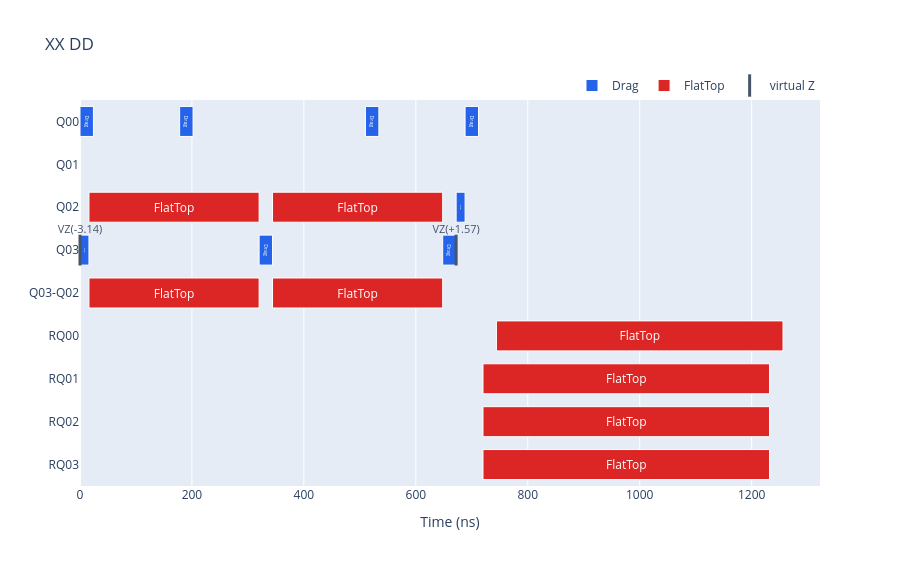

Notebook cell for this chart:
### Markdown cell above
## A sparser alternative: XX

The `"xx"` sequence places just two echo pulses in the same window:

### Code cell
dd_xx = build_dynamical_decoupling_pass_manager(
    backend,
    sequence="xx",
    scheduling_method="asap",
)
schedule_xx = backend.validate(dd_xx.run(physical))[0]
build_pulse_schedule_timeline_figure(schedule_xx, title="XX DD").show()

### Figure 1 — Plotly figure (JSON) as saved in the notebook; plotly's stock layout.template omitted (floating-point values rounded to 4 significant figures)
{"data": [{"base": [0, 178, 510, 688, 672, 0, 320, 648], "hovertemplate": "Drag<br>start=%{base:.1f} ns<br>duration=%{x:.1f} ns<extra></extra>", "insidetextanchor": "middle", "marker": {"color": "#2563eb", "line": {"color": "#ffffff", "width": 1}}, "name": "Drag", "orientation": "h", "text": "Drag", "textposition": "inside", "type": "bar", "x": [24, 24, 24, 24, 16, 16, 24, 24], "y": ["Q00", "Q00", "Q00", "Q00", "Q02", "Q03", "Q03", "Q03"]}, {"base": [16, 344, 16, 344, 744, 720, 720, 720], "hovertemplate": "FlatTop<br>start=%{base:.1f} ns<br>duration=%{x:.1f} ns<extra></extra>", "insidetextanchor": "middle", "marker": {"color": "#dc2626", "line": {"color": "#ffffff", "width": 1}}, "name": "FlatTop", "orientation": "h", "text": "FlatTop", "textposition": "inside", "type": "bar", "x": [304, 304, 304, 304, 512, 512, 512, 512], "y": ["Q02", "Q02", "Q03-Q02", "Q03-Q02", "RQ00", "RQ01", "RQ02", "RQ03"]}, {"cliponaxis": false, "customdata": [["VirtualZ", -3.142], ["VirtualZ", 1.571]], "hovertemplate": "%{customdata[0]}<br>t=%{x:.1f} ns<br>theta=%{customdata[1]:.3f} rad<extra></extra>", "marker": {"color": "#475569", "line": {"color": "#475569", "width": 3}, "size": 22, "symbol": "line-ns-open"}, "mode": "markers+text", "name": "virtual Z", "text": ["VZ(-3.14)", "VZ(+1.57)"], "textfont": {"color": "#475569", "size": 11}, "textposition": "top center", "type": "scatter", "x": [0, 672], "y": ["Q03", "Q03"]}], "layout": {"bargap": 0.3, "barmode": "overlay", "height": 566, "legend": {"orientation": "h", "x": 1, "xanchor": "right", "y": 1, "yanchor": "bottom"}, "title": {"text": "XX DD"}, "width": 900, "xaxis": {"rangemode": "tozero", "title": {"text": "Time (ns)"}}, "yaxis": {"categoryarray": ["RQ03", "RQ02", "RQ01", "RQ00", "Q03-Q02", "Q03", "Q02", "Q01", "Q00"], "categoryorder": "array"}}}
